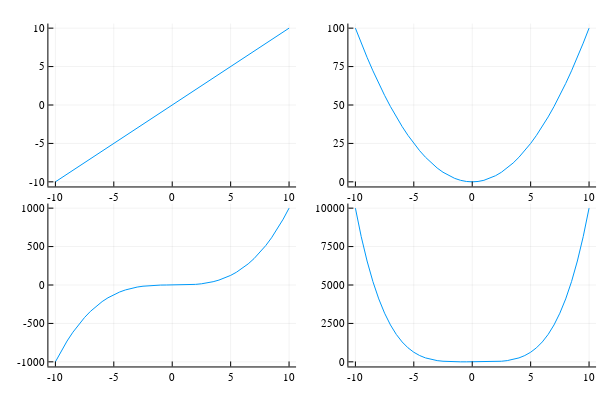

The notebook cell this image was saved under:
### Markdown cell above
#### 8.2 
Execute the following code

### Code cell
p1 = plot(x, x)
p2 = plot(x, x.^2)
p3 = plot(x, x.^3)
p4 = plot(x, x.^4)
plot(p1, p2, p3, p4, layout = (2, 2), legend = false)

### Figure 1 — Plotly figure (JSON) as saved in the notebook; plotly's stock layout.template omitted (floating-point values rounded to 4 significant figures)
{"data": [{"colorbar": {"len": 0.4525, "title": {"text": ""}, "x": 0.4934, "y": 0.7639}, "legendgroup": "y1", "line": {"color": "rgba(0, 154, 250, 1.000)", "dash": "solid", "shape": "linear", "width": 1}, "mode": "lines", "name": "y1", "showlegend": true, "type": "scatter", "x": [-10, -9.5, -9, -8.5, -8, -7.5, -7, -6.5, -6, -5.5, -5, -4.5, -4, -3.5, -3, -2.5, -2, -1.5, -1, -0.5, 0, 0.5, 1, 1.5, 2, 2.5, 3, 3.5, 4, 4.5, 5, 5.5, 6, 6.5, 7, 7.5, 8, 8.5, 9, 9.5, 10], "xaxis": "x", "y": [-10, -9.5, -9, -8.5, -8, -7.5, -7, -6.5, -6, -5.5, -5, -4.5, -4, -3.5, -3, -2.5, -2, -1.5, -1, -0.5, 0, 0.5, 1, 1.5, 2, 2.5, 3, 3.5, 4, 4.5, 5, 5.5, 6, 6.5, 7, 7.5, 8, 8.5, 9, 9.5, 10], "yaxis": "y"}, {"colorbar": {"len": 0.4525, "title": {"text": ""}, "x": 0.9934, "y": 0.7639}, "legendgroup": "y1", "line": {"color": "rgba(0, 154, 250, 1.000)", "dash": "solid", "shape": "linear", "width": 1}, "mode": "lines", "name": "y1", "showlegend": true, "type": "scatter", "x": [-10, -9.5, -9, -8.5, -8, -7.5, -7, -6.5, -6, -5.5, -5, -4.5, -4, -3.5, -3, -2.5, -2, -1.5, -1, -0.5, 0, 0.5, 1, 1.5, 2, 2.5, 3, 3.5, 4, 4.5, 5, 5.5, 6, 6.5, 7, 7.5, 8, 8.5, 9, 9.5, 10], "xaxis": "x2", "y": [100, 90.25, 81, 72.25, 64, 56.25, 49, 42.25, 36, 30.25, 25, 20.25, 16, 12.25, 9, 6.25, 4, 2.25, 1, 0.25, 0, 0.25, 1, 2.25, 4, 6.25, 9, 12.25, 16, 20.25, 25, 30.25, 36, 42.25, 49, 56.25, 64, 72.25, 81, 90.25, 100], "yaxis": "y2"}, {"colorbar": {"len": 0.4525, "title": {"text": ""}, "x": 0.4934, "y": 0.2639}, "legendgroup": "y1", "line": {"color": "rgba(0, 154, 250, 1.000)", "dash": "solid", "shape": "linear", "width": 1}, "mode": "lines", "name": "y1", "showlegend": true, "type": "scatter", "x": [-10, -9.5, -9, -8.5, -8, -7.5, -7, -6.5, -6, -5.5, -5, -4.5, -4, -3.5, -3, -2.5, -2, -1.5, -1, -0.5, 0, 0.5, 1, 1.5, 2, 2.5, 3, 3.5, 4, 4.5, 5, 5.5, 6, 6.5, 7, 7.5, 8, 8.5, 9, 9.5, 10], "xaxis": "x3", "y": [-1000, -857.4, -729, -614.1, -512, -421.9, -343, -274.6, -216, -166.4, -125, -91.12, -64, -42.88, -27, -15.62, -8, -3.375, -1, -0.125, 0, 0.125, 1, 3.375, 8, 15.62, 27, 42.88, 64, 91.12, 125, 166.4, 216, 274.6, 343, 421.9, 512, 614.1, 729, 857.4, 1000], "yaxis": "y3"}, {"colorbar": {"len": 0.4525, "title": {"text": ""}, "x": 0.9934, "y": 0.2639}, "legendgroup": "y1", "line": {"color": "rgba(0, 154, 250, 1.000)", "dash": "solid", "shape": "linear", "width": 1}, "mode": "lines", "name": "y1", "showlegend": true, "type": "scatter", "x": [-10, -9.5, -9, -8.5, -8, -7.5, -7, -6.5, -6, -5.5, -5, -4.5, -4, -3.5, -3, -2.5, -2, -1.5, -1, -0.5, 0, 0.5, 1, 1.5, 2, 2.5, 3, 3.5, 4, 4.5, 5, 5.5, 6, 6.5, 7, 7.5, 8, 8.5, 9, 9.5, 10], "xaxis": "x4", "y": [10000, 8145.0, 6561, 5220.0, 4096, 3164.0, 2401, 1785.0, 1296, 915.1, 625, 410.1, 256, 150.1, 81, 39.06, 16, 5.062, 1, 0.0625, 0, 0.0625, 1, 5.062, 16, 39.06, 81, 150.1, 256, 410.1, 625, 915.1, 1296, 1785.0, 2401, 3164.0, 4096, 5220.0, 6561, 8145.0, 10000], "yaxis": "y4"}], "layout": {"annotations": [], "height": 400, "margin": {"b": 20, "l": 0, "r": 0, "t": 20}, "paper_bgcolor": "rgba(255, 255, 255, 1.000)", "plot_bgcolor": "rgba(255, 255, 255, 1.000)", "showlegend": false, "width": 600, "xaxis": {"anchor": "y", "domain": [0.08064, 0.4934], "gridcolor": "rgba(0, 0, 0, 0.1)", "gridwidth": 0.5, "linecolor": "rgba(0, 0, 0, 1)", "mirror": false, "range": [-10.6, 10.6], "showgrid": true, "showline": true, "showticklabels": true, "tickangle": 0, "tickcolor": "rgb(0, 0, 0)", "tickfont": {"color": "rgba(0, 0, 0, 1)", "family": "sans-serif", "size": 11}, "tickmode": "array", "ticks": "inside", "ticktext": ["-10", "-5", "0", "5", "10"], "tickvals": [-10, -5, 0, 5, 10], "title": {"font": {"color": "rgba(0, 0, 0, 1)", "family": "sans-serif", "size": 15}, "text": ""}, "type": "linear", "visible": true, "zeroline": false, "zerolinecolor": "rgba(0, 0, 0, 1)"}, "xaxis2": {"anchor": "y2", "domain": [0.5806, 0.9934], "gridcolor": "rgba(0, 0, 0, 0.1)", "gridwidth": 0.5, "linecolor": "rgba(0, 0, 0, 1)", "mirror": false, "range": [-10.6, 10.6], "showgrid": true, "showline": true, "showticklabels": true, "tickangle": 0, "tickcolor": "rgb(0, 0, 0)", "tickfont": {"color": "rgba(0, 0, 0, 1)", "family": "sans-serif", "size": 11}, "tickmode": "array", "ticks": "inside", "ticktext": ["-10", "-5", "0", "5", "10"], "tickvals": [-10, -5, 0, 5, 10], "title": {"font": {"color": "rgba(0, 0, 0, 1)", "family": "sans-serif", "size": 15}, "text": ""}, "type": "linear", "visible": true, "zeroline": false, "zerolinecolor": "rgba(0, 0, 0, 1)"}, "xaxis3": {"anchor": "y3", "domain": [0.08064, 0.4934], "gridcolor": "rgba(0, 0, 0, 0.1)", "gridwidth": 0.5, "linecolor": "rgba(0, 0, 0, 1)", "mirror": false, "range": [-10.6, 10.6], "showgrid": true, "showline": true, "showticklabels": true, "tickangle": 0, "tickcolor": "rgb(0, 0, 0)", "tickfont": {"color": "rgba(0, 0, 0, 1)", "family": "sans-serif", "size": 11}, "tickmode": "array", "ticks": "inside", "ticktext": ["-10", "-5", "0", "5", "10"], "tickvals": [-10, -5, 0, 5, 10], "title": {"font": {"color": "rgba(0, 0, 0, 1)", "family": "sans-serif", "size": 15}, "text": ""}, "type": "linear", "visible": true, "zeroline": false, "zerolinecolor": "rgba(0, 0, 0, 1)"}, "xaxis4": {"anchor": "y4", "domain": [0.5806, 0.9934], "gridcolor": "rgba(0, 0, 0, 0.1)", "gridwidth": 0.5, "linecolor": "rgba(0, 0, 0, 1)", "mirror": false, "range": [-10.6, 10.6], "showgrid": true, "showline": true, "showticklabels": true, "tickangle": 0, "tickcolor": "rgb(0, 0, 0)", "tickfont": {"color": "rgba(0, 0, 0, 1)", "family": "sans-serif", "size": 11}, "tickmode": "array", "ticks": "inside", "ticktext": ["-10", "-5", "0", "5", "10"], "tickvals": [-10, -5, 0, 5, 10], "title": {"font": {"color": "rgba(0, 0, 0, 1)", "family": "sans-serif", "size": 15}, "text": ""}, "type": "linear", "visible": true, "zeroline": false, "zerolinecolor": "rgba(0, 0, 0, 1)"}, "yaxis": {"anchor": "x", "domain": [0.5376, 0.9902], "gridcolor": "rgba(0, 0, 0, 0.1)", "gridwidth": 0.5, "linecolor": "rgba(0, 0, 0, 1)", "mirror": false, "range": [-10.6, 10.6], "showgrid": true, "showline": true, "showticklabels": true, "tickangle": 0, "tickcolor": "rgb(0, 0, 0)", "tickfont": {"color": "rgba(0, 0, 0, 1)", "family": "sans-serif", "size": 11}, "tickmode": "array", "ticks": "inside", "ticktext": ["-10", "-5", "0", "5", "10"], "tickvals": [-10, -5, 0, 5, 10], "title": {"font": {"color": "rgba(0, 0, 0, 1)", "family": "sans-serif", "size": 15}, "text": ""}, "type": "linear", "visible": true, "zeroline": false, "zerolinecolor": "rgba(0, 0, 0, 1)"}, "yaxis2": {"anchor": "x2", "domain": [0.5376, 0.9902], "gridcolor": "rgba(0, 0, 0, 0.1)", "gridwidth": 0.5, "linecolor": "rgba(0, 0, 0, 1)", "mirror": false, "range": [-3, 103], "showgrid": true, "showline": true, "showticklabels": true, "tickangle": 0, "tickcolor": "rgb(0, 0, 0)", "tickfont": {"color": "rgba(0, 0, 0, 1)", "family": "sans-serif", "size": 11}, "tickmode": "array", "ticks": "inside", "ticktext": ["0", "25", "50", "75", "100"], "tickvals": [0, 25, 50, 75, 100], "title": {"font": {"color": "rgba(0, 0, 0, 1)", "family": "sans-serif", "size": 15}, "text": ""}, "type": "linear", "visible": true, "zeroline": false, "zerolinecolor": "rgba(0, 0, 0, 1)"}, "yaxis3": {"anchor": "x3", "domain": [0.03762, 0.4902], "gridcolor": "rgba(0, 0, 0, 0.1)", "gridwidth": 0.5, "linecolor": "rgba(0, 0, 0, 1)", "mirror": false, "range": [-1060, 1060], "showgrid": true, "showline": true, "showticklabels": true, "tickangle": 0, "tickcolor": "rgb(0, 0, 0)", "tickfont": {"color": "rgba(0, 0, 0, 1)", "family": "sans-serif", "size": 11}, "tickmode": "array", "ticks": "inside", "ticktext": ["-1000", "-500", "0", "500", "1000"], "tickvals": [-1000, -500, 0, 500, 1000], "title": {"font": {"color": "rgba(0, 0, 0, 1)", "family": "sans-serif", "size": 15}, "text": ""}, "type": "linear", "visible": true, "zeroline": false, "zerolinecolor": "rgba(0, 0, 0, 1)"}, "yaxis4": {"anchor": "x4", "domain": [0.03762, 0.4902], "gridcolor": "rgba(0, 0, 0, 0.1)", "gridwidth": 0.5, "linecolor": "rgba(0, 0, 0, 1)", "mirror": false, "range": [-300, 10300], "showgrid": true, "showline": true, "showticklabels": true, "tickangle": 0, "tickcolor": "rgb(0, 0, 0)", "tickfont": {"color": "rgba(0, 0, 0, 1)", "family": "sans-serif", "size": 11}, "tickmode": "array", "ticks": "inside", "ticktext": ["0", "2500", "5000", "7500", "10000"], "tickvals": [0, 2500, 5000, 7500, 10000], "title": {"font": {"color": "rgba(0, 0, 0, 1)", "family": "sans-serif", "size": 15}, "text": ""}, "type": "linear", "visible": true, "zeroline": false, "zerolinecolor": "rgba(0, 0, 0, 1)"}}}
